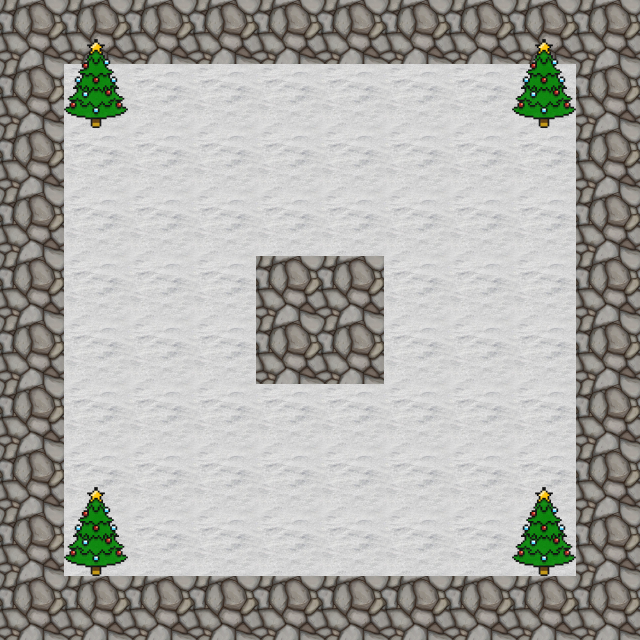

The image is a tile-based game level rendered from a .tmx file. Its description and source (layers, tilesets, objects; grid data summarised) follow:
An orthogonal 10x10 tile map with 64x64 px tiles, 2 tile layers (ground, foliage), 5 tilesets.

<map version="1.0" orientation="orthogonal" renderorder="right-down" width="10" height="10" tilewidth="64" tileheight="64" nextobjectid="1">
 <tileset firstgid="1" name="grass" tilewidth="64" tileheight="64" tilecount="1" columns="1">
  <image source="tiles/grass_block_64x64.png" width="64" height="64" />
 </tileset>
 <tileset firstgid="2" name="rock" tilewidth="64" tileheight="64" tilecount="1" columns="1">
  <image source="tiles/rock_block_64x64.png" width="64" height="64" />
  <tile id="0">
   <properties>
    <property name="blocked" type="bool" value="true" />
   </properties>
  </tile>
 </tileset>
 <tileset firstgid="3" name="snow_1" tilewidth="64" tileheight="64" tilecount="1" columns="1">
  <image source="tiles/snow_block_1_64x64.png" width="64" height="64" />
 </tileset>
 <tileset firstgid="4" name="snow_rock" tilewidth="64" tileheight="64" tilecount="1" columns="1">
  <image source="tiles/snow_rock_block_64x64.png" width="64" height="64" />
 </tileset>
 <tileset firstgid="5" name="xmas_tree_tall" tilewidth="64" tileheight="128" tilecount="1" columns="1">
  <image source="tiles/xmas_tree_64x128.png" width="64" height="128" />
 </tileset>
 <layer name="ground" width="10" height="10">
  <data>[100 cells, 100 non-empty, 2 distinct tile ids]</data>
 </layer>
 <layer name="foliage" width="10" height="10">
  <data>[100 cells, 4 non-empty, 1 distinct tile ids]</data>
 </layer>
</map>
